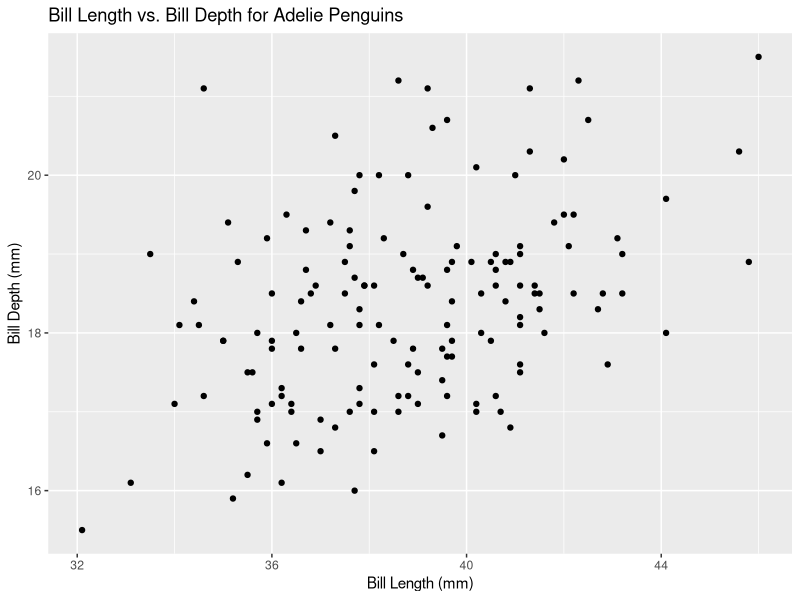
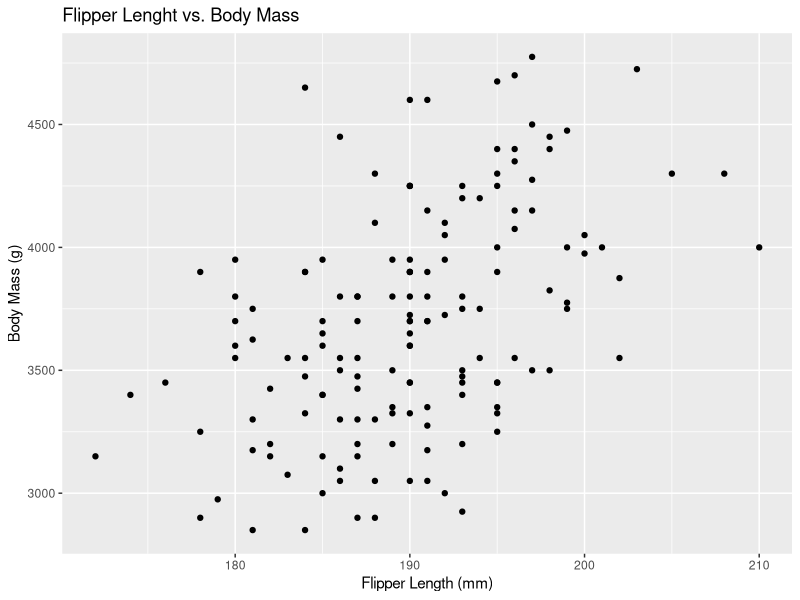

Write R code to recreate these figures, in order.
# 1. Naming
library("tidyverse")

### Given name
f1 <- function(string, prefix) {
  str_sub(string, 1, str_length(prefix)) == prefix
}

### Changed name (long)
first_string_detector <- function(string, prefix) {
  str_sub(string, 1, str_length(prefix)) == prefix
}

### Given name
f3 <- function(x, y) {
  rep(y, length.out = length(x))
}

### Changed name
repeat_intenger <- f3 <- function(x, y) {
  rep(y, length.out = length(x))
}

# 2. Using Functions to Package Code 
library(palmerpenguins)

penguins

### What should be reproduced 
penguins %>%
  filter(species == "Adelie") %>%
  ggplot(aes(x = bill_length_mm, y = bill_depth_mm)) +
  geom_point() +
  labs(title = "Bill Length vs. Bill Depth for Adelie Penguins",
       x = "Bill Length (mm)",
       y = "Bill Depth (mm)")

### Function itself
scatter_penguins <- function(x_col, y_col, title, x_tit, y_tit) {
  penguins %>%
    filter(species == "Adelie") %>%
    ggplot(aes(x = {{ x_col }}, y = {{ y_col }})) +
    geom_point() +
    labs(title = title,
         x = x_tit,
         y = y_tit)
}

### Test function
scatter_penguins(x_col = flipper_length_mm, 
                 y_col = body_mass_g, 
                 title = "Flipper Lenght vs. Body Mass", 
                 x_tit = "Flipper Length (mm)", 
                 y_tit = "Body Mass (g)")

## Naming
#' @param x_col It's your x column
scatter_penguins <- function(x_col, y_col, title, x_tit, y_tit) {
penguins %>%
  filter(species == "Adelie") %>%
  ggplot(aes(x = {{ x_col }}, y = {{ y_col }})) +
  geom_point() +
  labs(title = title,
       x = x_tit,
       y = y_tit)
}
